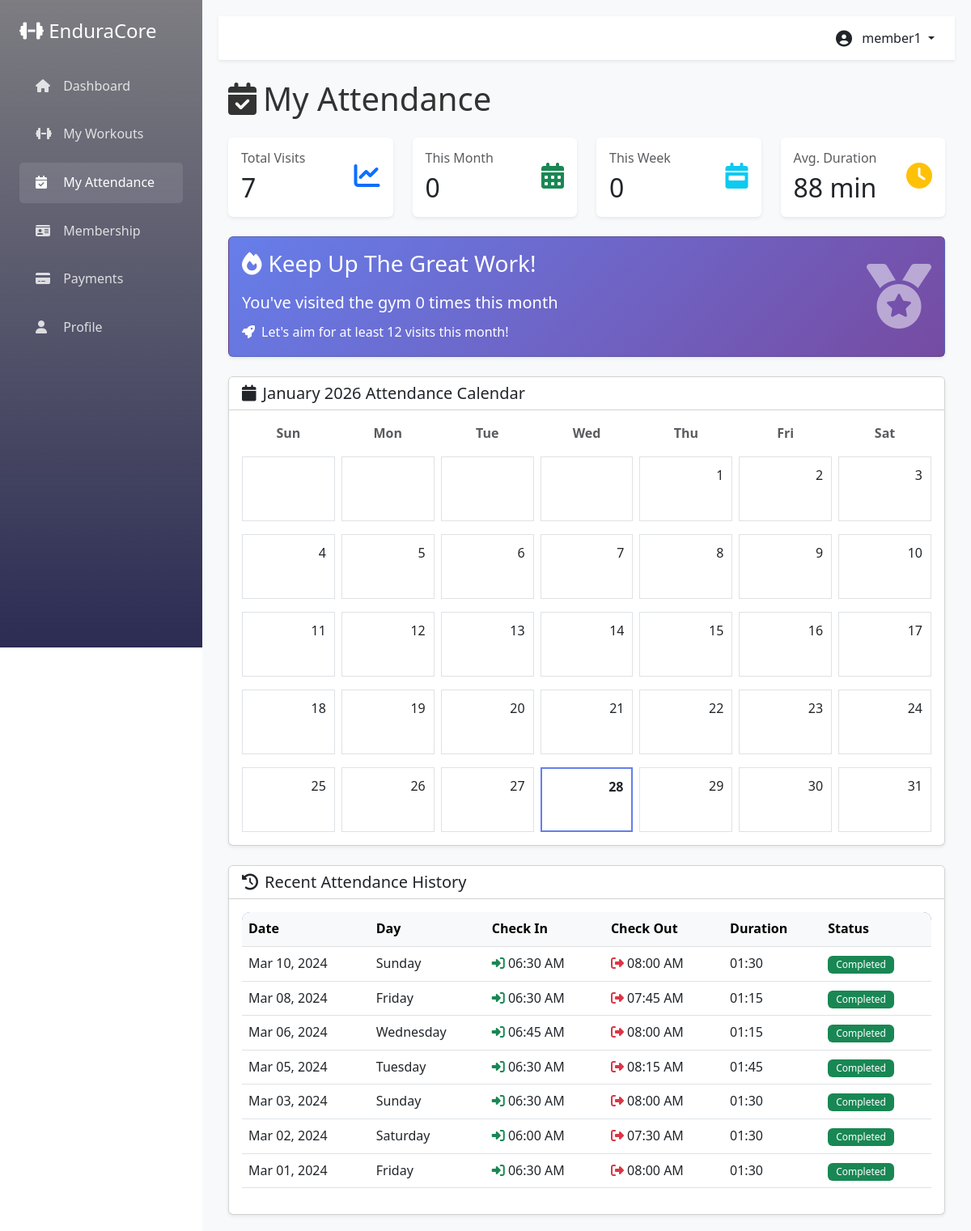
Screenshot of /member/attendance.php (signed in) with the database file from the repository.
### tables this page shows
CREATE TABLE `attendance` (
  `attendance_id` int(11) NOT NULL,
  `member_id` int(11) DEFAULT NULL,
  `attendance_date` date DEFAULT NULL,
  `check_in` time DEFAULT NULL,
  `check_out` time DEFAULT NULL
);

### member/attendance.php (the view, shortened to what this page needs)
<?php
require_once '../config/db_config.php';
$account_id = $_SESSION['user_id'];
$member_query = "SELECT * FROM MEMBER WHERE account_id = ?";
$stmt = $conn->prepare($member_query);
$stmt->bind_param("i", $account_id);
$stmt->execute();
$member = $stmt->get_result()->fetch_assoc();
$member_id = $member['member_id'];
$total_visits = $conn->query("SELECT COUNT(*) as count FROM ATTENDANCE WHERE member_id = $member_id")->fetch_assoc()['count'];
$this_month = $conn->query("SELECT COUNT(*) as count FROM ATTENDANCE WHERE member_id = $member_id AND MONTH(attendance_date) = MONTH(CURDATE())")->fetch_assoc()['count'];
$this_week = $conn->query("SELECT COUNT(*) as count FROM ATTENDANCE WHERE member_id = $member_id AND WEEK(attendance_date) = WEEK(CURDATE())")->fetch_assoc()['count'];
$avg_duration_query = "SELECT AVG(TIMESTAMPDIFF(MINUTE, check_in, check_out)) as avg_duration
                       FROM ATTENDANCE
                       WHERE member_id = $member_id AND check_out IS NOT NULL";
$avg_duration = $conn->query($avg_duration_query)->fetch_assoc()['avg_duration'] ?? 0;
$all_attendance = "SELECT * FROM ATTENDANCE
                   WHERE member_id = ?
                   ORDER BY attendance_date DESC, check_in DESC
                   LIMIT 50";
$stmt = $conn->prepare($all_attendance);
$stmt->bind_param("i", $member_id);
$stmt->execute();
$all_records = $stmt->get_result();
?>
<!DOCTYPE html>
<html lang="en">
<head>
    <link href="https://cdn.jsdelivr.net/npm/bootstrap@5.3.0/dist/css/bootstrap.min.css" rel="stylesheet">
    <link rel="stylesheet" href="https://cdnjs.cloudflare.com/ajax/libs/font-awesome/6.4.0/css/all.min.css">
    <link rel="stylesheet" href="../css/style.css">
</head>
<body>
    <div class="d-flex">
        <?php include '../partials/sidebar.php'; ?>
        <div class="main-content flex-grow-1">
            <?php include '../partials/header.php'; ?>
            <div class="container-fluid">
                <h1 class="mb-4"><i class="fas fa-calendar-check me-2"></i>My Attendance</h1>
                <div class="row mb-4">
                    <div class="col-md-3">
                        <div class="card stat-card border-0 shadow-sm">
                            <div class="card-body">
                                <div class="d-flex justify-content-between align-items-center">
                                    <div>
                                        <h6 class="text-muted mb-2">Total Visits</h6>
                                        <h2 class="mb-0"><?php echo $total_visits; ?></h2>
                                    </div>
                                    <div class="text-primary">
                                        <i class="fas fa-chart-line fa-2x"></i>
                                    </div>
                                </div>
                            </div>
                        </div>
                    </div>
                    <div class="col-md-3">
                        <div class="card stat-card border-0 shadow-sm">
                            <div class="card-body">
                                <div class="d-flex justify-content-between align-items-center">
                                    <div>
                                        <h6 class="text-muted mb-2">This Month</h6>
                                        <h2 class="mb-0"><?php echo $this_month; ?></h2>
                                    </div>
                                    <div class="text-success">
                                        <i class="fas fa-calendar-alt fa-2x"></i>
                                    </div>
                                </div>
                            </div>
                        </div>
                    </div>
                    <div class="col-md-3">
                        <div class="card stat-card border-0 shadow-sm">
                            <div class="card-body">
                                <div class="d-flex justify-content-between align-items-center">
                                    <div>
                                        <h6 class="text-muted mb-2">This Week</h6>
                                        <h2 class="mb-0"><?php echo $this_week; ?></h2>
                                    </div>
                                    <div class="text-info">
                                        <i class="fas fa-calendar-week fa-2x"></i>
                                    </div>
                                </div>
                            </div>
                        </div>
                    </div>
                    <div class="col-md-3">
                        <div class="card stat-card border-0 shadow-sm">
                            <div class="card-body">
                                <div class="d-flex justify-content-between align-items-center">
                                    <div>
                                        <h6 class="text-muted mb-2">Avg. Duration</h6>
                                        <h2 class="mb-0"><?php echo round($avg_duration); ?> min</h2>
                                    </div>
                                    <div class="text-warning">
                                        <i class="fas fa-clock fa-2x"></i>
                                    </div>
                                </div>
                            </div>
                        </div>
                    </div>
                </div>
                <div class="card streak-card shadow-sm mb-4">
                    <div class="card-body">
                        <div class="row align-items-center">
                            <div class="col-md-8">
                                <h3 class="mb-3"><i class="fas fa-fire me-2"></i>Keep Up The Great Work!</h3>
                                <p class="mb-2 fs-5">You've visited the gym <?php echo $this_month; ?> times this month</p>
                                <?php if ($this_month >= 20): ?>
                                    <p class="mb-0"><i class="fas fa-trophy me-2"></i>Outstanding commitment! You're a fitness champion!</p>
                                <?php elseif ($this_month >= 12): ?>
                                    <p class="mb-0"><i class="fas fa-star me-2"></i>Great consistency! Keep pushing!</p>
                                <?php else: ?>
                                    <p class="mb-0"><i class="fas fa-rocket me-2"></i>Let's aim for at least 12 visits this month!</p>
                                <?php endif; ?>
                            </div>
                            <div class="col-md-4 text-end">
                                <i class="fas fa-medal fa-5x opacity-50"></i>
                            </div>
                        </div>
                    </div>
                </div>
                <div class="card shadow-sm mb-4">
                    <div class="card-header bg-white">
                        <h5 class="mb-0"><i class="fas fa-calendar me-2"></i><?php echo date('F Y'); ?> Attendance Calendar</h5>
                    </div>
                    <div class="card-body">
                        <div class="row g-2">
                            <?php
                            $days = ['Sun', 'Mon', 'Tue', 'Wed', 'Thu', 'Fri', 'Sat'];
                            foreach ($days as $day):
                            ?>
                                <div class="col text-center">
                                    <strong class="text-muted"><?php echo $day; ?></strong>
                                </div>
                            <?php endforeach; ?>
                        </div>
                        <div class="row g-2 mt-2">
                            <?php
                            $first_day_of_month = date('Y-m-01');
                            $first_weekday = date('w', strtotime($first_day_of_month));
                            $total_days = date('t');
                            for ($i = 0; $i < $first_weekday; $i++) {
                                echo '<div class="col"><div class="calendar-day"></div></div>';
                            }
                            for ($day = 1; $day <= $total_days; $day++) {
                                $current_date = date('Y-m-' . str_pad($day, 2, '0', STR_PAD_LEFT));
                                $is_today = ($current_date == date('Y-m-d'));
                                $classes = ['calendar-day'];
                                if ($is_today) $classes[] = 'today';
                                echo '<div class="col">';
                                echo '<div class="' . implode(' ', $classes) . '">';
                                echo '<div class="text-end mb-2">' . $day . '</div>';
                                echo '</div></div>';
                                if (($first_weekday + $day) % 7 == 0 && $day < $total_days) {
                                    echo '</div><div class="row g-2 mt-2">';
                                }
                            }
                            ?>
                        </div>
                    </div>
                </div>
                <div class="card shadow-sm">
                    <div class="card-header bg-white">
                        <h5 class="mb-0"><i class="fas fa-history me-2"></i>Recent Attendance History</h5>
                    </div>
                    <div class="card-body">
                        <?php if ($all_records->num_rows > 0): ?>
                            <div class="table-responsive">
                                <table class="table table-hover">
                                    <thead class="table-light">
                                        <tr>
                                            <th>Date</th>
                                            <th>Day</th>
                                            <th>Check In</th>
                                            <th>Check Out</th>
                                            <th>Duration</th>
                                            <th>Status</th>
                                        </tr>
                                    </thead>
                                    <tbody>
                                        <?php while ($record = $all_records->fetch_assoc()):
                                            $duration = 'N/A';
                                            if ($record['check_out']) {
                                                $check_in = new DateTime($record['check_in']);
                                                $check_out = new DateTime($record['check_out']);
                                                $diff = $check_in->diff($check_out);
                                                $duration = $diff->format('%H:%I');
                                            }
                                        ?>
                                            <tr>
                                                <td><?php echo date('M d, Y', strtotime($record['attendance_date'])); ?></td>
                                                <td><?php echo date('l', strtotime($record['attendance_date'])); ?></td>
                                                <td>
                                                    <i class="fas fa-sign-in-alt text-success"></i>
                                                    <?php echo date('h:i A', strtotime($record['check_in'])); ?>
                                                </td>
                                                <td>
                                                    <?php if ($record['check_out']): ?>
                                                        <i class="fas fa-sign-out-alt text-danger"></i>
                                                        <?php echo date('h:i A', strtotime($record['check_out'])); ?>
                                                    <?php else: ?>
                                                        <span class="text-muted">-</span>
                                                    <?php endif; ?>
                                                </td>
                                                <td><?php echo $duration; ?></td>
                                                <td>
                                                    <?php if ($record['check_out']): ?>
                                                        <span class="badge bg-success">Completed</span>
                                                    <?php else: ?>
                                                        <span class="badge bg-warning">In Progress</span>
                                                    <?php endif; ?>
                                                </td>
                                            </tr>
                                        <?php endwhile; ?>
                                    </tbody>
                                </table>
                            </div>
                        <?php else: ?>
                            <div class="alert alert-info text-center">
                                <i class="fas fa-info-circle"></i> No attendance records yet. Start your fitness journey today!
                            </div>
                        <?php endif; ?>
                    </div>
                </div>
            </div>
        </div>
    </div>
</body>
</html>

### css/style.css (style rules this page uses)
:root { --primary-color: #667eea; --secondary-color: #764ba2; --success-color: #28a745; --danger-color: #dc3545; --warning-color: #ffc107; --info-color: #1722b8; --dark-color: #0c0c1589; --light-color: #f8f9fa; }
* { margin: 0; padding: 0; box-sizing: border-box; }
body { font-family: 'Segoe UI', Tahoma, Geneva, Verdana, sans-serif; line-height: 1.6; color: #333; }
.card { transition: transform 0.3s ease, box-shadow 0.3s ease; }
.main-content { margin-left: 250px; padding: 20px; background: #f8f9fa; min-height: 100vh; }
.stat-card { border-left: 4px solid var(--primary-color); transition: all 0.3s ease; }
.table-responsive { border-radius: 10px; overflow: hidden; }
.table thead { background: linear-gradient(135deg, var(--primary-color), var(--secondary-color)); color: white; }
.badge { padding: 5px 10px; font-weight: 500; }
.calendar-day { min-height: 80px; border: 1px solid #dee2e6; padding: 10px; cursor: pointer; transition: all 0.3s ease; }
.calendar-day.today { border: 2px solid #667eea; font-weight: bold; }
.streak-card { background: linear-gradient(135deg, #667eea, #764ba2); color: white; }

### rows the page displays
attendance: attendance_date "Mar 10, 2024", attendance_date "Sunday", check_in "06:30 AM", check_out "08:00 AM", duration "01:30", shows "Completed"
attendance: attendance_date "Mar 08, 2024", attendance_date "Friday", check_in "06:30 AM", check_out "07:45 AM", duration "01:15", shows "Completed"
attendance: attendance_date "Mar 06, 2024", attendance_date "Wednesday", check_in "06:45 AM", check_out "08:00 AM", duration "01:15", shows "Completed"
attendance: attendance_date "Mar 05, 2024", attendance_date "Tuesday", check_in "06:30 AM", check_out "08:15 AM", duration "01:45", shows "Completed"
attendance: attendance_date "Mar 03, 2024", attendance_date "Sunday", check_in "06:30 AM", check_out "08:00 AM", duration "01:30", shows "Completed"
attendance: attendance_date "Mar 02, 2024", attendance_date "Saturday", check_in "06:00 AM", check_out "07:30 AM", duration "01:30", shows "Completed"
attendance: attendance_date "Mar 01, 2024", attendance_date "Friday", check_in "06:30 AM", check_out "08:00 AM", duration "01:30", shows "Completed"

### other values shown
$_SESSION['username'] "member1"
$total_visits "7"
$this_month "0"
$this_week "0"
$avg_duration "88"
$day "Sun"
$day "Mon"
$day "Tue"
$day "Wed"
$day "Thu"
$day "Fri"
$day "Sat"
